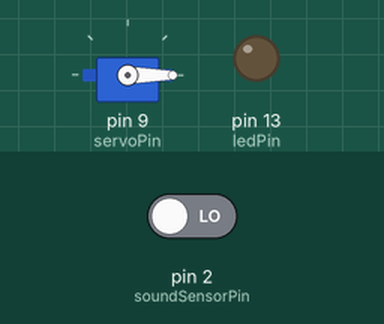
This sketch was run on a simulated Arduino Uno, built with avr-gcc and run on an emulated ATmega328P. On the bench: servo, output pins drawn as LEDs (lit = HIGH). Dashed ring = blinking. The test bench sets the inputs (shaded band); at power-on: pin 2 (soundSensorPin) LOW.

Above: at 1.2 s.
1.3 s: pin 2 (soundSensorPin) driven HIGH
At 1.7 s:
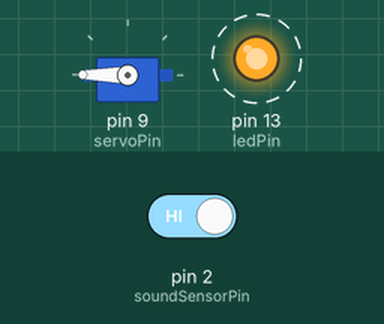
4.3 s: pin 2 (soundSensorPin) driven LOW
At 5.1 s:
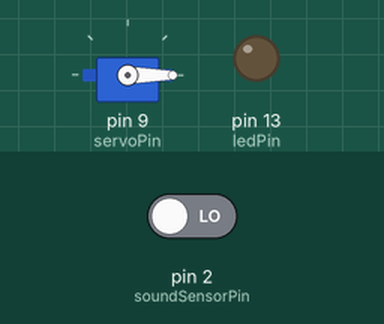
Timing chart, 0 to 7.3 s (numbered marks = the images above; inputs shaded):
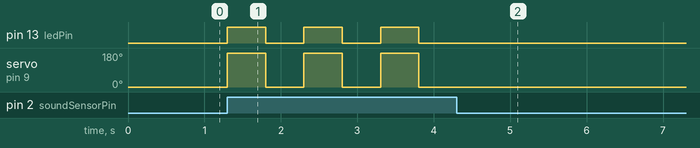

Measured:
- after the input at 1.3 s, pin 13 (ledPin): alternates HIGH for 0.50 s and LOW for 0.50 s, starting at once; servo on pin 9 (servoPin): alternates 180° for 0.50 s and 0° for 0.50 s, starting at once
- after the input at 4.3 s, pin 13 (ledPin): stops changing and stays LOW; servo on pin 9 (servoPin): stops changing and stays 0°

The sketch:

Project_Light_Swtich.ino
```cpp
#include <Servo.h> // Include Servo library

// Pin assignments
const int soundSensorPin = 2;  // Digital pin for sound sensor
const int ledPin = 13;         // Built-in LED pin
const int servoPin = 9;        // PWM pin for servo

// Variables to manage state
Servo myServo;                 // Create Servo object
bool isLightOn = false;        // Tracks LED and servo state
unsigned long lastClapTime = 0; // Debouncing to avoid false triggers
const int debounceDelay = 500; // 500ms delay to avoid double claps

void setup() {
  pinMode(soundSensorPin, INPUT); // Set sound sensor pin as input
  pinMode(ledPin, OUTPUT);        // Set LED pin as output

  myServo.attach(servoPin);       // Attach servo to the pin
  myServo.write(0);               // Start servo in OFF position
  digitalWrite(ledPin, LOW);      // Ensure LED is OFF initially
}

void loop() {
  int soundDetected = digitalRead(soundSensorPin); // Read sound sensor
  unsigned long currentTime = millis();            // Current time for debounce

  if (soundDetected == HIGH && currentTime - lastClapTime > debounceDelay) {
    lastClapTime = currentTime; // Update last clap time

    if (isLightOn) {
      // Turn OFF the light and reset servo
      digitalWrite(ledPin, LOW); // Turn OFF LED
      myServo.write(0);          // Move servo to OFF position
      isLightOn = false;         // Update state
    } else {
      // Turn ON the light and move servo
      digitalWrite(ledPin, HIGH); // Turn ON LED
      myServo.write(360);          // Move servo to ON position
      isLightOn = true;           // Update state
    }
    delay(100); // Small delay to allow for servo movement
  }
}
```
